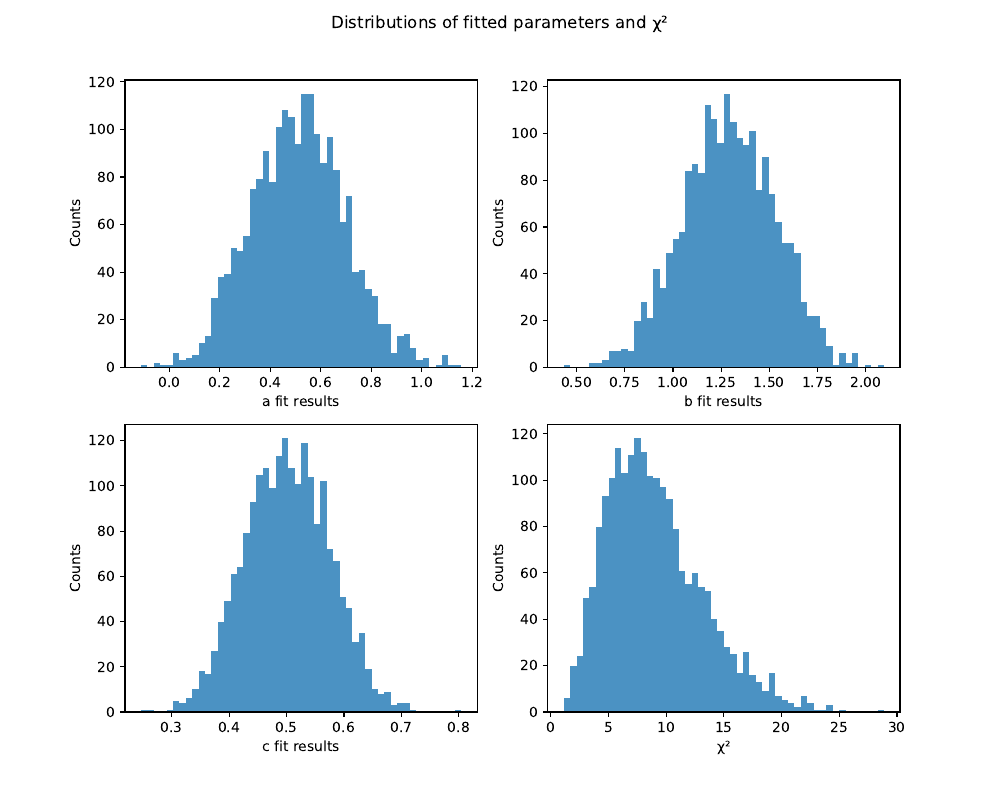

Reproduce this figure in Python.
import numpy as np
import matplotlib.pyplot as plt
from scipy.optimize import curve_fit
from matplotlib.backends.backend_pdf import PdfPages

# --- parameters for pseudo‑experiments and model ---
true_a = 0.5
true_b = 1.3
true_c = 0.5

xmin = 1.0
xmax = 20.0
npoints = 12        
sigma = 0.2         
NE = 2000           # number of pseudo‑experiments to run

# define model function
def model(x, a, b, c):
    return a + b * np.log(x) + c * (np.log(x))**2

# storage arrays
a_vals = np.zeros(NE)
b_vals = np.zeros(NE)
c_vals = np.zeros(NE)
chi2_vals = np.zeros(NE)
red_chi2_vals = np.zeros(NE)

# degrees of freedom
ndf = npoints - 3

# x grid
x = np.linspace(xmin, xmax, npoints)

for ie in range(NE):
    # generate y data + uncertainties
    y = model(x, true_a, true_b, true_c) + np.random.normal(loc=0.0, scale=sigma, size=npoints)
    ey = np.full_like(y, fill_value=sigma)
    # perform fit
    popt, pcov = curve_fit(model, x, y, p0=[true_a, true_b, true_c], sigma=ey, absolute_sigma=True)
    a_fit, b_fit, c_fit = popt
    # compute residuals and chi²
    y_fit = model(x, a_fit, b_fit, c_fit)
    resid = (y - y_fit) / ey
    chi2 = np.sum(resid**2)
    # store
    a_vals[ie] = a_fit
    b_vals[ie] = b_fit
    c_vals[ie] = c_fit
    chi2_vals[ie] = chi2
    red_chi2_vals[ie] = chi2 / ndf

# Create the PDF and save plots
with PdfPages('LSQFit.pdf') as pdf:

    # --- First panel: histograms of a, b, c, chi² ---
    fig1, axes1 = plt.subplots(2,2, figsize=(10,8))
    axes1 = axes1.flatten()
    axes1[0].hist(a_vals, bins=50, alpha=0.8)
    axes1[0].set_xlabel('a fit results')
    axes1[0].set_ylabel('Counts')
    axes1[1].hist(b_vals, bins=50, alpha=0.8)
    axes1[1].set_xlabel('b fit results')
    axes1[1].set_ylabel('Counts')
    axes1[2].hist(c_vals, bins=50, alpha=0.8)
    axes1[2].set_xlabel('c fit results')
    axes1[2].set_ylabel('Counts')
    axes1[3].hist(chi2_vals, bins=50, alpha=0.8)
    axes1[3].set_xlabel('χ²')
    axes1[3].set_ylabel('Counts')
    fig1.suptitle('Distributions of fitted parameters and χ²')
    fig1.subplots_adjust(top=0.90)
    pdf.savefig(fig1)
    plt.close(fig1)

    # Print out summary statistics in console
    print("a: mean = {:.4f}, std = {:.4f}".format(np.mean(a_vals), np.std(a_vals)))
    print("b: mean = {:.4f}, std = {:.4f}".format(np.mean(b_vals), np.std(b_vals)))
    print("c: mean = {:.4f}, std = {:.4f}".format(np.mean(c_vals), np.std(c_vals)))
    print("χ²: mean = {:.2f}, std = {:.2f}, expected mean ≈ {}, expected σ ≈ {}".format(
        np.mean(chi2_vals), np.std(chi2_vals), ndf, np.sqrt(2*ndf)))

    # --- Second panel: parameter correlations and reduced χ² ---
    fig2, axes2 = plt.subplots(2,2, figsize=(10,8))
    axes2 = axes2.flatten()
    hb0 = axes2[0].hist2d(a_vals, b_vals, bins=50, cmap='viridis')
    axes2[0].set_xlabel('a fit')
    axes2[0].set_ylabel('b fit')
    fig2.colorbar(hb0[3], ax=axes2[0])
    hb1 = axes2[1].hist2d(a_vals, c_vals, bins=50, cmap='viridis')
    axes2[1].set_xlabel('a fit')
    axes2[1].set_ylabel('c fit')
    fig2.colorbar(hb1[3], ax=axes2[1])
    hb2 = axes2[2].hist2d(b_vals, c_vals, bins=50, cmap='viridis')
    axes2[2].set_xlabel('b fit')
    axes2[2].set_ylabel('c fit')
    fig2.colorbar(hb2[3], ax=axes2[2])
    axes2[3].hist(red_chi2_vals, bins=50, alpha=0.8)
    axes2[3].set_xlabel('reduced χ² (χ²/ndf)')
    axes2[3].set_ylabel('Counts')
    fig2.suptitle('Parameter correlations and reduced χ²')
    fig2.subplots_adjust(top=0.90)
    pdf.savefig(fig2)
    plt.close(fig2)

print("Saved plots to LSQFit.pdf")

